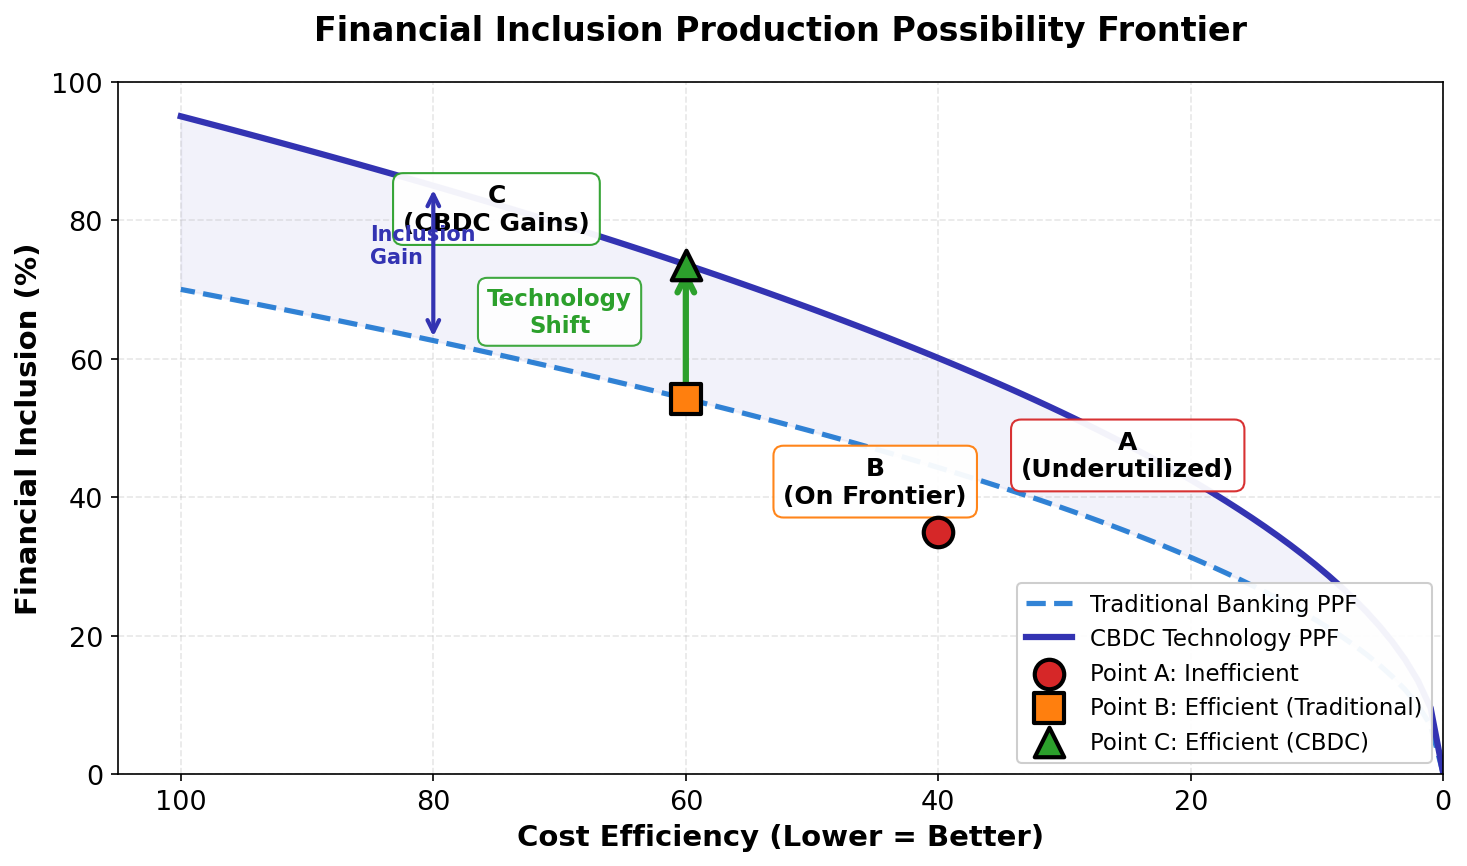

Source code (Python):
"""Financial Inclusion Frontier: Production Possibility Analysis

Cost-inclusion tradeoff with CBDC technology shift.
Theory: Standard microeconomic production possibility frontier showing technology-driven efficiency gains.

Citation: World Bank (2017) - The Global Findex Database; Auer et al. (2020) - Central bank digital currencies: motives, economic implications and research agenda
"""
import matplotlib.pyplot as plt
import numpy as np
from pathlib import Path

np.random.seed(42)

plt.rcParams.update({
    'font.size': 14, 'axes.labelsize': 14, 'axes.titlesize': 16,
    'xtick.labelsize': 13, 'ytick.labelsize': 13, 'legend.fontsize': 13,
    'figure.figsize': (10, 6), 'figure.dpi': 150
})

MLPURPLE = '#3333B2'
MLBLUE = '#0066CC'
MLORANGE = '#FF7F0E'
MLGREEN = '#2CA02C'
MLRED = '#D62728'
MLLAVENDER = '#ADADE0'

# PPF Model: Inclusion = f(Cost) with diminishing returns
# Traditional Banking PPF (inner frontier)
cost_trad = np.linspace(0, 100, 100)
# Concave function: sqrt to show diminishing returns
inclusion_trad = 70 * np.sqrt(cost_trad / 100)

# CBDC Technology PPF (outer frontier - shifted out)
cost_cbdc = np.linspace(0, 100, 100)
# Same functional form but higher multiplier (technology improvement)
inclusion_cbdc = 95 * np.sqrt(cost_cbdc / 100)

# Efficiency Points
# Point A: Current allocation (inefficient - inside frontier)
point_a = (40, 35)
# Point B: Allocatively efficient (on traditional frontier)
point_b = (60, 70 * np.sqrt(60 / 100))
# Point C: After CBDC adoption (on new frontier)
point_c = (60, 95 * np.sqrt(60 / 100))

# Plot
fig, ax = plt.subplots()

# Plot PPF curves
ax.plot(cost_trad, inclusion_trad, '--', color=MLBLUE, linewidth=2.5,
        label='Traditional Banking PPF', alpha=0.8)
ax.plot(cost_cbdc, inclusion_cbdc, '-', color=MLPURPLE, linewidth=3,
        label='CBDC Technology PPF')

# Fill area between frontiers to show technology gain
ax.fill_between(cost_cbdc, inclusion_cbdc, inclusion_trad,
                alpha=0.15, color=MLLAVENDER)

# Plot efficiency points
ax.scatter(*point_a, s=200, color=MLRED, edgecolors='black',
          linewidths=2, zorder=5, marker='o', label='Point A: Inefficient')
ax.scatter(*point_b, s=200, color=MLORANGE, edgecolors='black',
          linewidths=2, zorder=5, marker='s', label='Point B: Efficient (Traditional)')
ax.scatter(*point_c, s=200, color=MLGREEN, edgecolors='black',
          linewidths=2, zorder=5, marker='^', label='Point C: Efficient (CBDC)')

# Annotate points
ax.annotate('A\n(Underutilized)', xy=point_a, xytext=(point_a[0]-15, point_a[1]+8),
           fontsize=12, fontweight='bold', ha='center',
           bbox=dict(boxstyle='round,pad=0.4', facecolor='white',
                    edgecolor=MLRED, alpha=0.95))

ax.annotate('B\n(On Frontier)', xy=point_b, xytext=(point_b[0]-15, point_b[1]-15),
           fontsize=12, fontweight='bold', ha='center',
           bbox=dict(boxstyle='round,pad=0.4', facecolor='white',
                    edgecolor=MLORANGE, alpha=0.95))

ax.annotate('C\n(CBDC Gains)', xy=point_c, xytext=(point_c[0]+15, point_c[1]+5),
           fontsize=12, fontweight='bold', ha='center',
           bbox=dict(boxstyle='round,pad=0.4', facecolor='white',
                    edgecolor=MLGREEN, alpha=0.95))

# Arrow showing technology shift
ax.annotate('', xy=point_c, xytext=point_b,
           arrowprops=dict(arrowstyle='->', color=MLGREEN, lw=3,
                          mutation_scale=20))
ax.text((point_b[0] + point_c[0])/2 + 10, (point_b[1] + point_c[1])/2,
       'Technology\nShift', fontsize=11, fontweight='bold',
       color=MLGREEN, ha='center',
       bbox=dict(boxstyle='round,pad=0.4', facecolor='white',
                edgecolor=MLGREEN, alpha=0.9))

# Show opportunity cost region
ax.annotate('', xy=(80, 95 * np.sqrt(80 / 100)), xytext=(80, 70 * np.sqrt(80 / 100)),
           arrowprops=dict(arrowstyle='<->', color=MLPURPLE, lw=2))
ax.text(85, (95 * np.sqrt(80 / 100) + 70 * np.sqrt(80 / 100))/2,
       'Inclusion\nGain', fontsize=10, fontweight='bold',
       color=MLPURPLE, ha='left')

# Formatting
ax.set_xlabel('Cost Efficiency (Lower = Better)', fontweight='bold')
ax.set_ylabel('Financial Inclusion (%)', fontweight='bold')
ax.set_title('Financial Inclusion Production Possibility Frontier',
            fontweight='bold', pad=20)
ax.set_xlim(0, 105)
ax.set_ylim(0, 100)
ax.grid(True, alpha=0.3, linestyle='--')
ax.legend(loc='lower right', framealpha=0.95, fontsize=11)

# Invert x-axis so lower cost is better (right side)
ax.invert_xaxis()

plt.tight_layout()

plt.savefig(Path(__file__).parent / 'chart.pdf', dpi=300, bbox_inches='tight')
plt.savefig(Path(__file__).parent / 'chart.png', dpi=150, bbox_inches='tight')
plt.close()
print("Chart saved to chart.pdf and chart.png")
